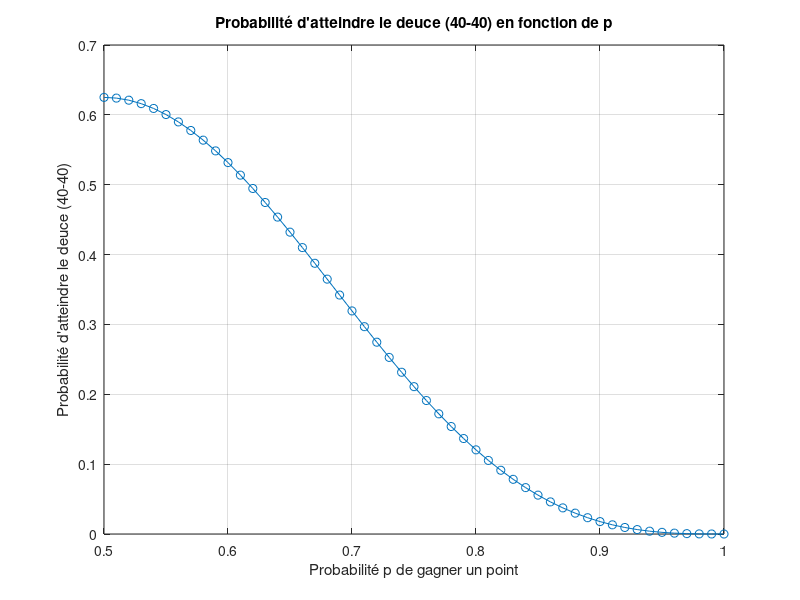

This figure's MATLAB source:
p_values = 0.5:0.01:1.0;
prob_deuce = zeros(size(p_values));

for i = 1:length(p_values)
    p = p_values(i);
    
    % Définir la matrice de transition T pour chaque valeur de p
    T = [
        0,   0,   0,   0,   0,   0,   0,   0,   0,   0,   0,   0,   0,   0,   0,   0,   0,   0,   0,   0;  % S0
        p,   0,   0,   0,   0,   0,   0,   0,   0,   0,   0,   0,   0,   0,   0,   0,   0,   0,   0,   0;  % S1
        1-p, 0,   0,   0,   0,   0,   0,   0,   0,   0,   0,   0,   0,   0,   0,   0,   0,   0,   0,   0;  % S2
        0,   p,   0,   0,   0,   0,   0,   0,   0,   0,   0,   0,   0,   0,   0,   0,   0,   0,   0,   0;  % S3
        0,   1-p, p,   0,   0,   0,   0,   0,   0,   0,   0,   0,   0,   0,   0,   0,   0,   0,   0,   0;  % S4
        0,   0,   1-p, 0,   0,   0,   0,   0,   0,   0,   0,   0,   0,   0,   0,   0,   0,   0,   0,   0;  % S5
        0,   0,   0,   0,   0,   0,   0,   p,   1-p, 0,   0,   0,   0,   0,   0,   0,   0,   0,   0,   0;  % S6
        0,   0,   0,   0,   1-p, p,   0,   0,   0,   0,   0,   0,   0,   0,   0,   0,   0,   0,   0,   0;  % S7
        0,   0,   0,  1-p,  p,   0,   0,   0,   0,   0,   0,   0,   0,   0,   0,   0,   0,   0,   0,   0;  % S8
        0,   0,   0,   p,   0,   0,   0,   0,   0,   0,   0,   0,   0,   0,   0,   0,   0,   0,   0,   0;  % S9
        0,   0,   0,   0,   0, 1-p,   0,   0,   0,   0,   0,   0,   0,   0,   0,   0,   0,   0,   0,   0;  % S10
        0,   0,   0,   0,   0,   0,   0, 1-p,   0,   0,   p,   0,   0,   0,   0,   0,   0,   0,   0,   0;  % S11
        0,   0,   0,   0,   0,   0,   0,   0,   p, 1-p,   0,   0,   0,   0,   0,   0,   0,   0,   0,   0;  % S12
        0,   0,   0,   0,   0,   0,   p,   0,   0,   0,   0,   0, 1-p,   0,   0,   0,   0,   0,   0,   0;  % S13
        0,   0,   0,   0,   0,   0, 1-p,   0,   0,   0,   0,   p,   0,   0,   0,   0,   0,   0,   0,   0;  % S14
        0,   0,   0,   0,   0,   0,   0,   0,   0,   0,   0,   0,   0, 1-p,   p,   0,   p,  1-p,   0,   0;  % S15
        0,   0,   0,   0,   0,   0,   0,   0,   0,   0,   0,   0,   0,   0,   0, 1-p,   0,   0,   0,   0;  % S16 
        0,   0,   0,   0,   0,   0,   0,   0,   0,   0,   0,   0,   0,   0,   0,   p,   0,   0,   0,   0;  % S17 
        0,   0,   0,   0,   0,   0,   0,   0,   0,   p,   0,   0,   p,   p,   0,   0,   0,   p,   1,   0;  % SF1
        0,   0,   0,   0,   0,   0,   0,   0,   0,   0, 1-p, 1-p,   0,   0, 1-p,   0, 1-p,   0,   0,   1;  % SF2
    ];
    
    v = zeros(20, 1);
    v(1) = 1;

    % Calculer la probabilité d'atteindre le 40-40 en itérant T
    iterations = 100;
    proba_deuce_actuelle = 0;
    
    for k = 1:iterations
        v = T * v;  % Mettre à jour le vecteur état
        proba_deuce_actuelle = proba_deuce_actuelle + v(16);  % Somme des probabilités d'atteindre S15 (40-40)
    end
    
    prob_deuce(i) = proba_deuce_actuelle;
end

% Graphique de la probabilité d'atteindre le deuce en fonction de p
figure;
plot(p_values, prob_deuce, '-o');
xlabel('Probabilité p de gagner un point');
ylabel('Probabilité d''atteindre le deuce (40-40)');
title('Probabilité d''atteindre le deuce (40-40) en fonction de p');
grid on;
